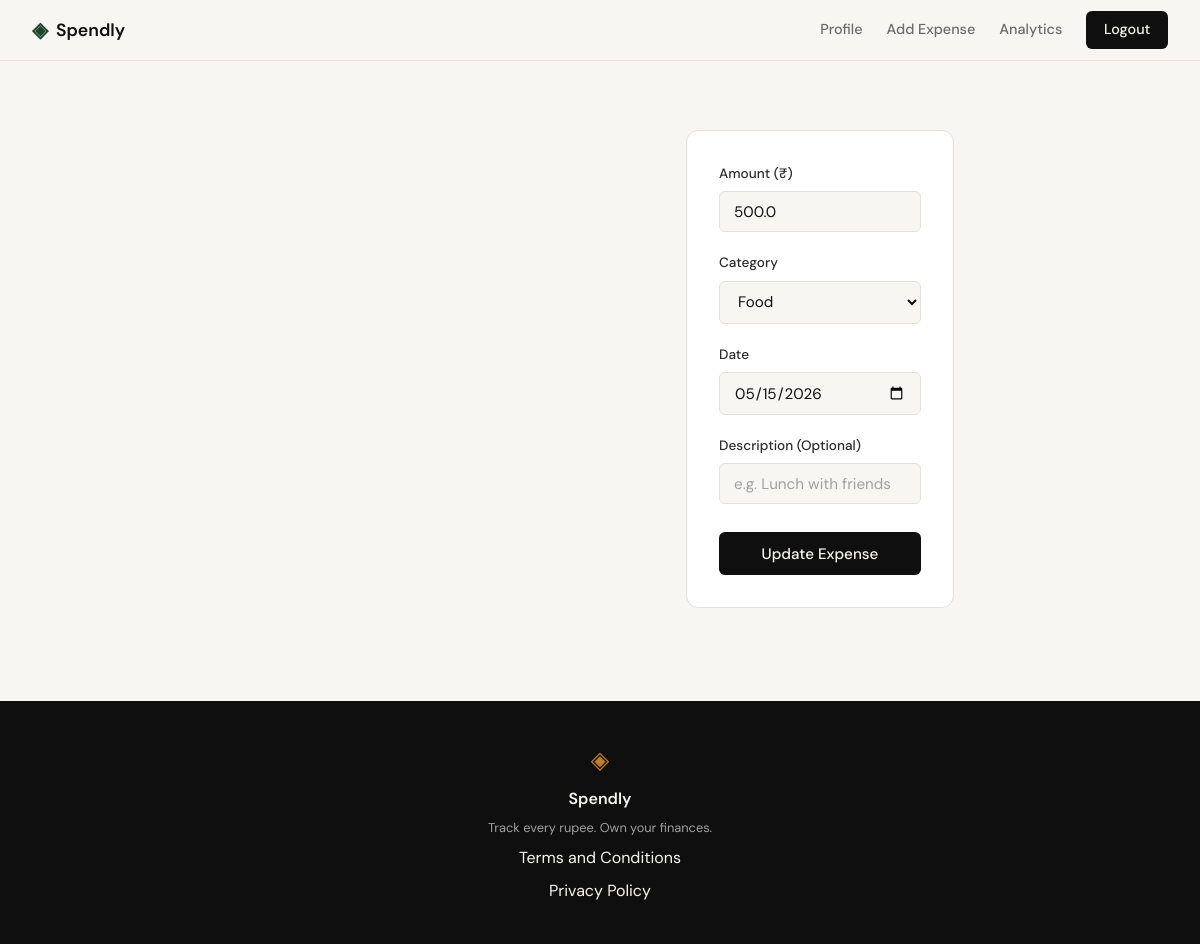
The app's page /expenses/543/edit (signed in) with its own data.
### tables this page shows
CREATE TABLE expenses (
            id INTEGER PRIMARY KEY AUTOINCREMENT,
            user_id INTEGER NOT NULL,
            amount REAL NOT NULL,
            category TEXT NOT NULL,
            date TEXT NOT NULL,
            description TEXT,
            created_at TEXT DEFAULT (datetime('now')),
            FOREIGN KEY (user_id) REFERENCES users (id)
        );

### app.py (the view, shortened to what this page needs)
@app.route("/expenses/<int:id>/edit", methods=["GET", "POST"])
@login_required
def edit_expense(id):
    categories = ["Food", "Transport", "Bills", "Health", "Entertainment", "Shopping", "Other"]
    user_id = session.get("user_id")
    expense = get_expense_by_id(id)
    if not expense or expense["user_id"] != user_id:
        return "Expense not found or unauthorized", 404
    return render_template("edit_expense.html", expense=expense, categories=categories)

### app.py (called while the page is built)
def login_required(f):
    @wraps(f)
    def decorated_function(*args, **kwargs):
        if session.get("user_id") is None:
            return redirect(url_for("login"))
        return f(*args, **kwargs)
    return decorated_function

### database/db.py (called while the page is built)
def get_db():
    if 'db' not in g:
        g.db = sqlite3.connect(current_app.config['DATABASE'])
        g.db.row_factory = sqlite3.Row
        g.db.execute("PRAGMA foreign_keys = ON")
    return g.db

### database/queries.py (called while the page is built)
def get_expense_by_id(expense_id):
    db = get_db()
    return db.execute("SELECT * FROM expenses WHERE id = ?", (expense_id,)).fetchone()

### templates/edit_expense.html (shortened to what this page needs)
{% extends "base.html" %}
{% block content %}
<section class="auth-section">
        <div class="auth-card">
            <form method="POST" action="{{ url_for('edit_expense', id=expense.id) }}">
                <div class="form-group">
                    <label for="amount">Amount (₹)</label>
                    <input type="number" step="0.01" id="amount" name="amount"
                           class="form-input" placeholder="0.00"
                           value="{{ expense.amount }}"
                           required autofocus>
                </div>
                <div class="form-group">
                    <label for="category">Category</label>
                    <select id="category" name="category" class="form-input" required>
                        {% for cat in categories %}
                        <option value="{{ cat }}" {% if cat == expense.category %}selected{% endif %}>{{ cat }}</option>
                        {% endfor %}
                    </select>
                </div>
                <div class="form-group">
                    <label for="date">Date</label>
                    <input type="date" id="date" name="date"
                           class="form-input"
                           value="{{ expense.date }}"
                           required>
                </div>
                <div class="form-group">
                    <label for="description">Description (Optional)</label>
                    <input type="text" id="description" name="description"
                           class="form-input" placeholder="e.g. Lunch with friends"
                           value="{{ expense.description or '' }}"
                           >
                </div>
                <button type="submit" class="btn-submit">Update Expense</button>
            </form>
        </div>
</section>
{% endblock %}

### static/css/style.css (style rules this page uses)
:root { --ink: #0f0f0f; --ink-soft: #2d2d2d; --ink-muted: #6b6b6b; --ink-faint: #a0a0a0; --paper: #f7f6f3; --paper-warm: #f0ede6; --paper-card: #ffffff; --accent: #1a472a; --accent-light: #e8f0eb; --accent-2: #c17f24; --accent-2-light: #fdf3e3; --danger: #c0392b; --danger-light: #fdecea; --border: #e4e1da; --border-soft: #eeebe4; --font-display: 'DM Serif Display', Georgia, serif; --font-body: 'DM Sans', system-ui, sans-serif; --max-width: 1200px; --auth-width: 440px; --radius-sm: 6px; --radius-md: 12px; --radius-lg: 20px; }
*, *::before, *::after { box-sizing: border-box; margin: 0; padding: 0; }
html { font-size: 16px; scroll-behavior: smooth; }
body { background: var(--paper); color: var(--ink); font-family: var(--font-body); font-size: 1rem; line-height: 1.6; -webkit-font-smoothing: antialiased; }
.auth-section { min-height: calc(100vh - 60px - 100px); display: flex; align-items: center; justify-content: center; padding: 3rem 2rem; }
.auth-card { background: var(--paper-card); border: 1px solid var(--border); border-radius: var(--radius-md); padding: 2rem; margin-bottom: 1.5rem; }
.form-group { margin-bottom: 1.25rem; }
.form-group label { display: block; font-size: 0.85rem; font-weight: 500; color: var(--ink-soft); margin-bottom: 0.4rem; }
.form-input { width: 100%; padding: 0.6rem 0.875rem; border: 1px solid var(--border); border-radius: var(--radius-sm); font-family: var(--font-body); font-size: 0.95rem; color: var(--ink); background: var(--paper); outline: none; transition: border-color 0.2s; }
.form-input::placeholder { color: var(--ink-faint); }
.btn-submit { width: 100%; padding: 0.7rem; background: var(--ink); color: var(--paper); border: none; border-radius: var(--radius-sm); font-family: var(--font-body); font-size: 0.95rem; font-weight: 500; cursor: pointer; transition: background 0.2s; margin-top: 0.5rem; }

### records on screen
expenses: amount "500.0", category "Food", date "05/15/2026"
